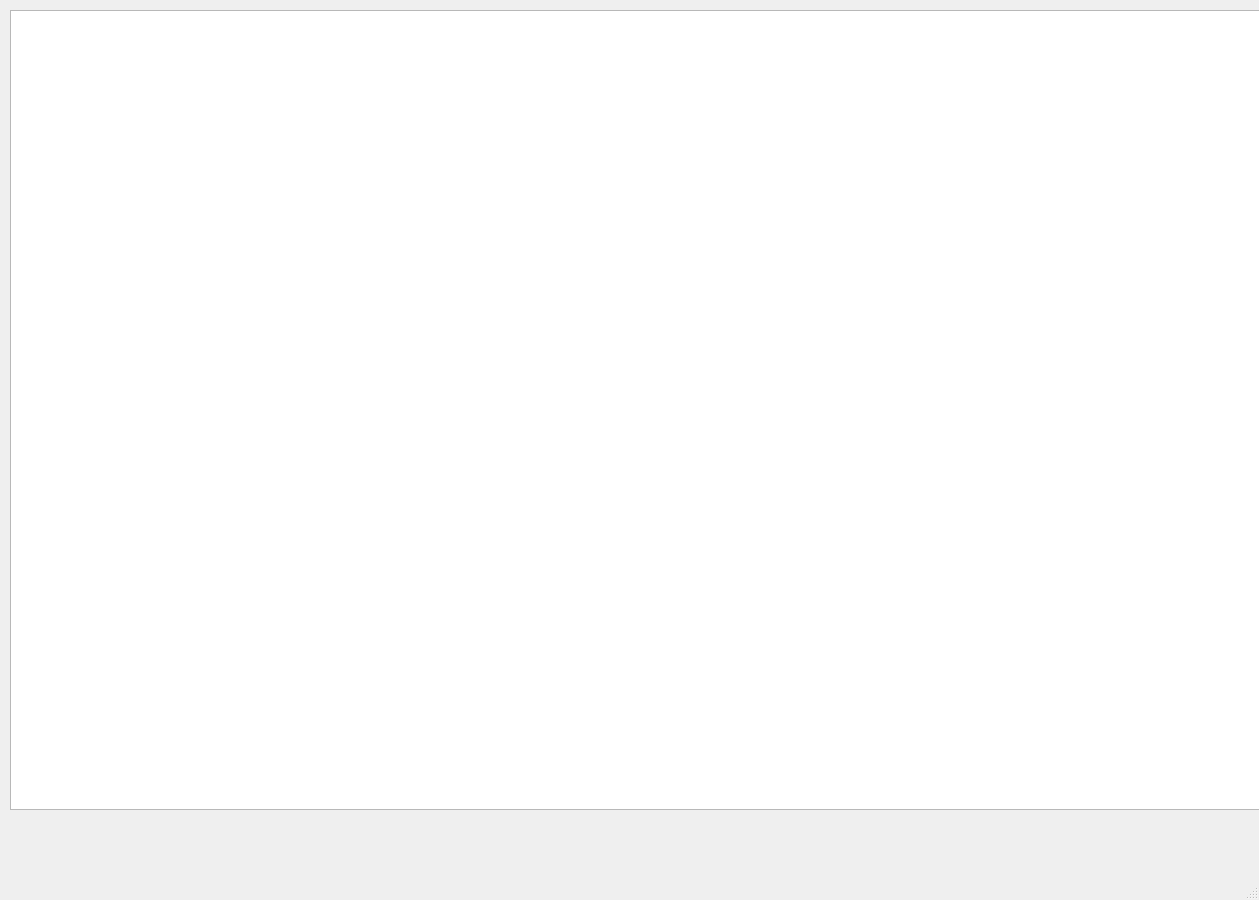
<?xml version="1.0" encoding="UTF-8"?>
<ui version="4.0">
 <class>MainWindow</class>
 <widget class="QMainWindow" name="MainWindow">
  <property name="enabled">
   <bool>true</bool>
  </property>
  <property name="geometry">
   <rect>
    <x>0</x>
    <y>0</y>
    <width>1259</width>
    <height>900</height>
   </rect>
  </property>
  <property name="windowTitle">
   <string>MainWindow</string>
  </property>
  <widget class="QWidget" name="centralwidget">
   <widget class="QGraphicsView" name="graphicsView">
    <property name="geometry">
     <rect>
      <x>10</x>
      <y>10</y>
      <width>1400</width>
      <height>800</height>
     </rect>
    </property>
   </widget>
  </widget>
  <widget class="QMenuBar" name="menubar">
   <property name="geometry">
    <rect>
     <x>0</x>
     <y>0</y>
     <width>1259</width>
     <height>21</height>
    </rect>
   </property>
  </widget>
  <widget class="QStatusBar" name="statusbar"/>
 </widget>
 <resources/>
 <connections/>
</ui>
